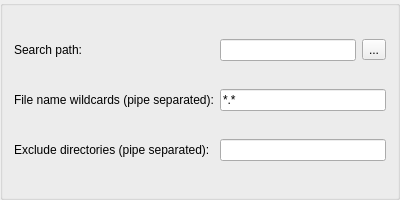
<?xml version="1.0" encoding="UTF-8"?>
<ui version="4.0">
 <class>TargetSelect</class>
 <widget class="QGroupBox" name="TargetSelect">
  <property name="geometry">
   <rect>
    <x>0</x>
    <y>0</y>
    <width>400</width>
    <height>200</height>
   </rect>
  </property>
  <layout class="QGridLayout" name="gridLayout">
   <item row="0" column="0">
    <widget class="QLabel" name="label">
     <property name="text">
      <string>Search path:</string>
     </property>
    </widget>
   </item>
   <item row="0" column="1">
    <widget class="CustomLineEdit" name="lineEditDirectory"/>
   </item>
   <item row="0" column="2">
    <widget class="QToolButton" name="toolButtonBrowse">
     <property name="text">
      <string>...</string>
     </property>
    </widget>
   </item>
   <item row="1" column="0">
    <widget class="QLabel" name="labelWildcards">
     <property name="text">
      <string>File name wildcards (pipe separated):</string>
     </property>
    </widget>
   </item>
   <item row="1" column="1" colspan="2">
    <widget class="CustomLineEdit" name="lineEditWildcards">
     <property name="text">
      <string>*.*</string>
     </property>
    </widget>
   </item>
   <item row="2" column="0">
    <widget class="QLabel" name="labelExcludes">
     <property name="text">
      <string>Exclude directories (pipe separated):</string>
     </property>
    </widget>
   </item>
   <item row="2" column="1" colspan="2">
    <widget class="CustomLineEdit" name="lineEditExcludes"/>
   </item>
  </layout>
 </widget>
 <customwidgets>
  <customwidget>
   <class>CustomLineEdit</class>
   <extends>QLineEdit</extends>
   <header>CustomWidgets.hpp</header>
  </customwidget>
 </customwidgets>
 <resources/>
 <connections/>
</ui>
